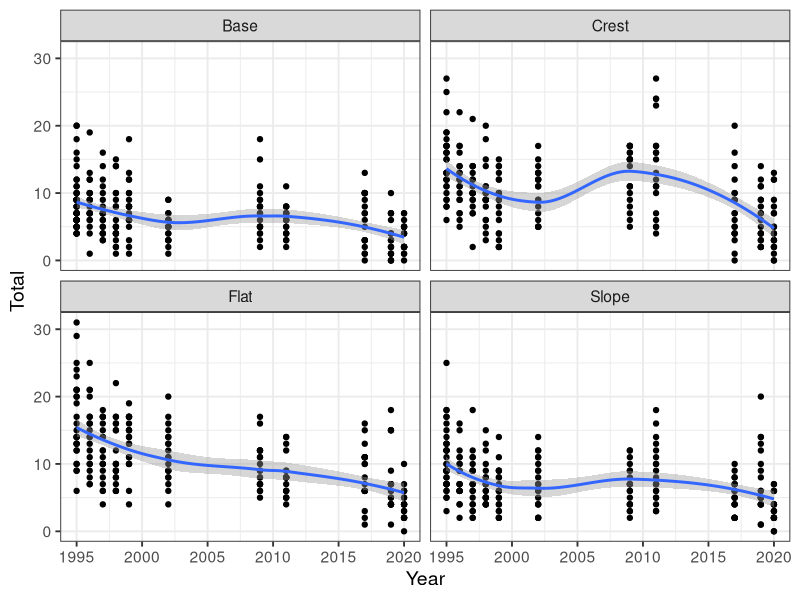
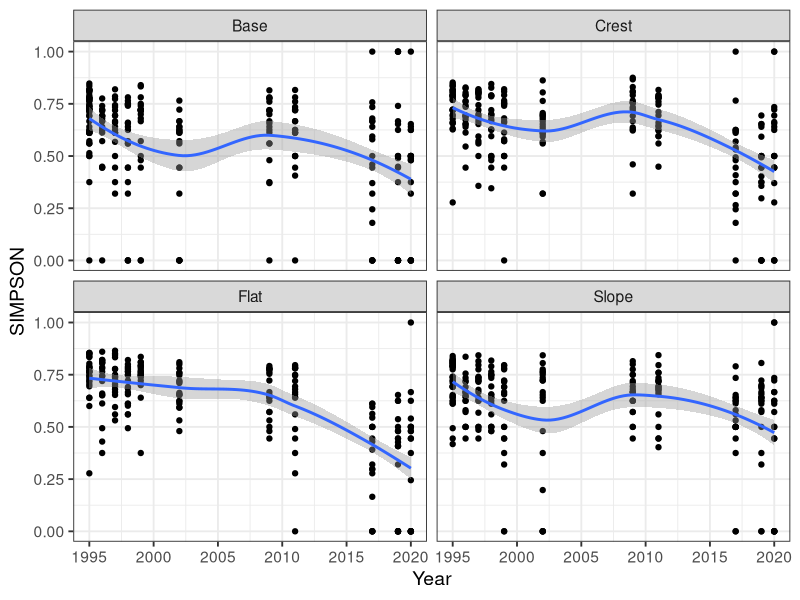
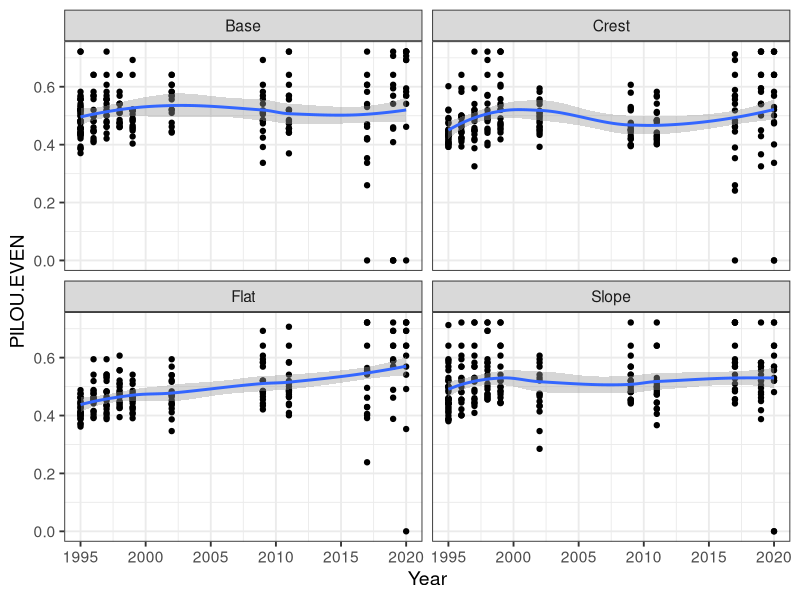
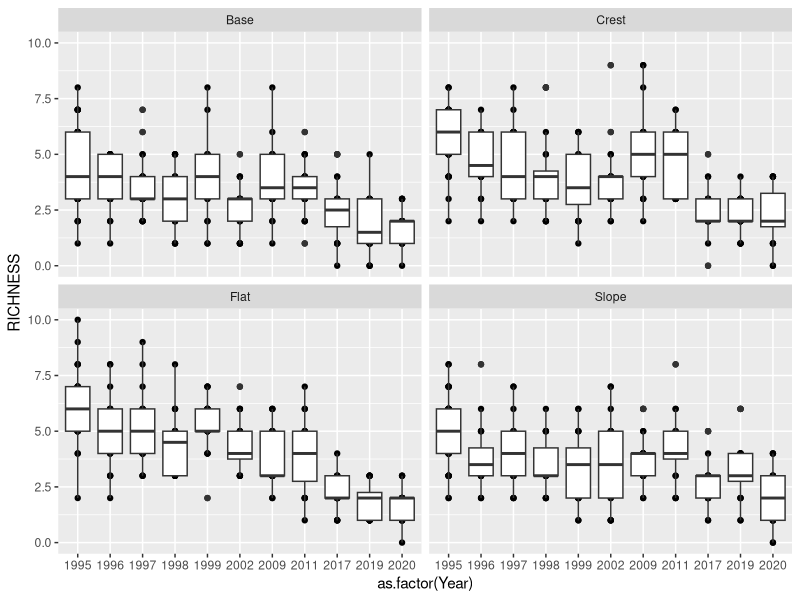

Write the R code that produced these figures, in order.
## ---- chunk 1
library(tidyverse)
library(plyr)
library(vegan)
# Load Data
butt = read.csv("ButterflyfishLizardIsland95-20.csv", header=T)

# create long format of data for plotting
butt.long = butt %>% 
  # dplyr::select(1:27) %>%
  tidyr::gather(key = "Species", value = "Number", -c(1:4, 28:32)) %>%
  separate(Species, c("Diet", "Species"), sep = 5) %>%
  mutate(Diet = gsub("[[:punct:]]", "", Diet))


# Calculate RICHNESS, evenness, Diveristy
menhinick <- function(x) {
                          sum(x>0)/sqrt(sum(x))
}
margalef <- function(x) {
                         (sum(x>0)-1)/log(sum(x))
}
# Richness

indices = ddply(butt,~No.,function(x) {
  data.frame(RICHNESS=sum(x[c(5:27)]>0),
             RICHNESS.MEN = menhinick(x[c(5:27)]),
             RICHNESS.MAR = margalef(x[c(5:27)]),
             SHANNON=diversity(x[c(5:27)], index="shannon"),
             SIMPSON=diversity(x[c(5:27)], index="simpson"),
             PILOU.EVEN=diversity(x[c(5:27)], index="simpson")/log(sum(x[c(5:27)]>0)))
             
})

butt = butt %>% left_join(indices)
## ---- chunk 2
p1 = ggplot(butt, aes(x = Year, y= Total)) + geom_point() + geom_smooth() + facet_wrap(~zone)+
  theme_bw(base_size = 14)
p2 = ggplot(butt, aes(x = Year, y= SIMPSON)) + geom_point() + geom_smooth() + facet_wrap(~zone)+
  theme_bw(base_size = 14)
p3 = ggplot(butt, aes(x = Year, y= PILOU.EVEN)) + geom_point() + geom_smooth() + facet_wrap(~zone)+
  theme_bw(base_size = 14)
p4 = ggplot(butt, aes(x = as.factor(Year), y= RICHNESS)) + geom_point() + geom_smooth() + facet_wrap(~zone)+ geom_boxplot()
  theme_bw(base_size = 14)
